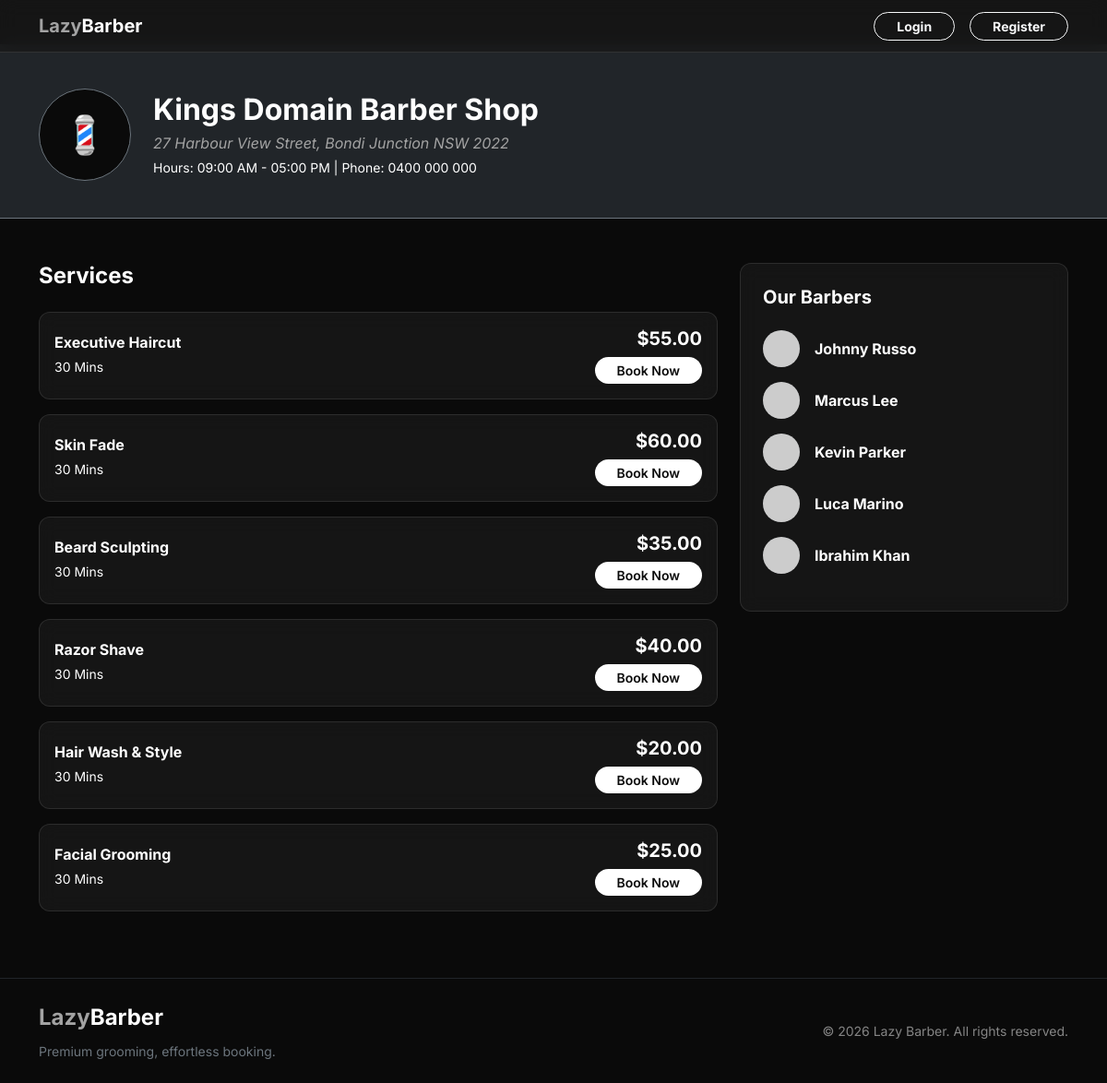
/final_lazy_barber/shop_profile.php?id=11, run on the app's committed database.
### tables this page shows
CREATE TABLE `shops` (
  `shopid` int(11) NOT NULL,
  `name` varchar(255) NOT NULL,
  `address` varchar(255) NOT NULL,
  `suburb` varchar(100) NOT NULL,
  `open_time` varchar(100) DEFAULT '09:00 AM - 05:00 PM',
  `phone` varchar(20) DEFAULT '0400 000 000',
  `is_active` tinyint(1) DEFAULT 1,
  `created_at` timestamp NOT NULL DEFAULT current_timestamp(),
  `avatar` varchar(255) DEFAULT NULL
);

CREATE TABLE `services` (
  `serviceid` int(11) NOT NULL,
  `shopid` int(11) DEFAULT NULL,
  `name` varchar(255) NOT NULL,
  `description` text DEFAULT NULL,
  `price_aud` decimal(10,2) NOT NULL,
  `duration_minutes` int(11) NOT NULL,
  `is_active` tinyint(1) DEFAULT 1
);

CREATE TABLE `users` (
  `userid` int(11) NOT NULL,
  `name` varchar(255) NOT NULL,
  `email` varchar(255) NOT NULL,
  `password_hash` varchar(255) NOT NULL,
  `phone` varchar(20) DEFAULT NULL,
  `role` enum('customer','barber') DEFAULT 'customer',
  `is_shopowner` tinyint(1) DEFAULT 0,
  `shopid` int(11) DEFAULT NULL,
  `is_active` tinyint(1) DEFAULT 1,
  `created_at` timestamp NOT NULL DEFAULT current_timestamp(),
  `avatar` varchar(255) DEFAULT NULL
);

### final_lazy_barber/shop_profile.php (the view, shortened to what this page needs)
<?php
require_once 'config/database.php';
$shopid = $_GET['id'];
$stmt = $pdo->prepare("SELECT * FROM SHOPS WHERE shopid = ?");
$stmt->execute([$shopid]);
$shop = $stmt->fetch();
$srvStmt = $pdo->prepare("SELECT * FROM SERVICES WHERE shopid = ?");
$srvStmt->execute([$shopid]);
$services = $srvStmt->fetchAll();
$barberStmt = $pdo->prepare("SELECT userid, name FROM USERS WHERE shopid = ? AND role = 'barber'");
$barberStmt->execute([$shopid]);
$barbers = $barberStmt->fetchAll();
include 'includes/header.php';
?>
<div class="bg-dark pt-5 pb-4 mt-5 border-bottom border-secondary position-relative overflow-hidden">
    <div class="container position-relative" style="z-index: 2;">
        <div class="d-flex align-items-center mb-3">
            <div class="bg-black rounded-circle me-4 border border-secondary" style="width: 100px; height: 100px; display: flex; align-items: center; justify-content: center;">
                <span class="text-white fs-1">&#128136;</span>
            </div>
            <div>
                <h2 class="text-white fw-bold mb-1"><?php echo htmlspecialchars($shop['name']); ?></h2>
                <p class="text-light-grey mb-1"><i class="text-grey"><?php echo htmlspecialchars($shop['address']); ?></i></p>
                <p class="text-light-grey small mb-0">Hours: <?php echo htmlspecialchars($shop['open_time']); ?> | Phone: <?php echo htmlspecialchars($shop['phone']); ?></p>
            </div>
        </div>
    </div>
</div>
<div class="container py-5">
    <div class="row">
        <div class="col-md-8 mb-4">
            <h4 class="text-white fw-bold mb-4">Services</h4>
            <div class="row g-3">
                <?php foreach($services as $service): ?>
                <div class="col-12">
                    <div class="glass-card p-3 d-flex justify-content-between align-items-center">
                        <div>
                            <h6 class="text-white fw-bold mb-1"><?php echo htmlspecialchars($service['name']); ?></h6>
                            <small class="text-light-grey"><?php echo $service['duration_minutes']; ?> Mins</small>
                        </div>
                        <div class="text-end">
                            <h5 class="text-white fw-bold mb-2">$<?php echo number_format($service['price_aud'], 2); ?></h5>
                            <button class="btn btn-primary-custom btn-sm px-4 rounded-pill" onclick="startBooking(<?php echo $service['serviceid']; ?>, '<?php echo htmlspecialchars(addslashes($service['name'])); ?>', <?php echo $service['price_aud']; ?>)">Book Now</button>
                        </div>
                    </div>
                </div>
                <?php endforeach; ?>
            </div>
        </div>
        <div class="col-md-4">
            <div class="glass-card p-4 sticky-top" style="top: 100px;">
                <h5 class="text-white fw-bold mb-4">Our Barbers</h5>
                <ul class="list-unstyled mb-0">
                    <?php foreach($barbers as $barber): ?>
                        <li class="d-flex align-items-center mb-3">
                            <div class="bg-dark rounded-circle me-3" style="width: 40px; height: 40px; display: flex; align-items: center; justify-content: center; overflow: hidden;">
                                <img src="https://ui-avatars.com/api/?name=<?php echo urlencode($barber['name']); ?>&background=random&color=fff" alt="Barber" style="width: 100%; height: 100%; object-fit: cover;">
                            </div>
                            <span class="text-light-grey fw-bold"><?php echo htmlspecialchars($barber['name']); ?></span>
                        </li>
                    <?php endforeach; ?>
                </ul>
            </div>
        </div>
    </div>
</div>
<?php include 'includes/footer.php'; ?>

### final_lazy_barber/includes/header.php (shortened to what this page needs)
<!DOCTYPE html>
<html lang="en">
<head>
    <link href="https://cdn.jsdelivr.net/npm/bootstrap@5.3.0/dist/css/bootstrap.min.css" rel="stylesheet">
    <link rel="stylesheet" href="css/style.css">
</head>
<body>
    <nav class="navbar navbar-expand-lg navbar-dark glass-nav fixed-top">
        <div class="container">
            <a class="navbar-brand fw-bold text-white" href="index.php">
                <span class="text-grey">Lazy</span>Barber
            </a>
            <div class="collapse navbar-collapse" id="navbarNav">
                <ul class="navbar-nav ms-auto align-items-center">
                    <?php if(isset($_SESSION['userid'])): ?>
                        <li class="nav-item">
                            <a class="nav-link" href="<?php echo ($_SESSION['role'] === 'barber') ? 'barber_dashboard.php' : 'dashboard.php'; ?>">Dashboard</a>
                        </li>
                        <li class="nav-item">
                            <a class="btn btn-outline-light btn-sm ms-3" href="logout.php">Logout</a>
                        </li>
                    <?php else: ?>
                        <li class="nav-item">
                            <a class="btn btn-outline-light btn-sm ms-3 fw-bold px-4 rounded-pill" href="login.php">Login</a>
                        </li>
                        <li class="nav-item">
                            <a class="btn btn-outline-light btn-sm ms-3 fw-bold px-4 rounded-pill" href="login.php?action=register">Register</a>
                        </li>
                    <?php endif; ?>
                </ul>
            </div>
        </div>
    </nav>
    <main class="main-content">

### final_lazy_barber/includes/footer.php (shortened to what this page needs)
    </main>
    <footer class="footer mt-auto py-4 bg-black text-white-50 border-top border-dark">
        <div class="container text-center">
            <div class="row align-items-center">
                <div class="col-md-4 text-md-start mb-3 mb-md-0">
                    <a class="navbar-brand fw-bold text-white fs-4" href="index.php">
                        <span class="text-grey">Lazy</span>Barber
                    </a>
                    <p class="small mt-2 mb-0 text-secondary">Premium grooming, effortless booking.</p>
                </div>
                <div class="col-md-4 text-md-end">
                    <p class="small mb-0">&copy; <?php echo date('Y'); ?> Lazy Barber. All rights reserved.</p>
                </div>
            </div>
        </div>
    </footer>
</body>
</html>

### final_lazy_barber/css/style.css (style rules this page uses)
:root { --black: #0a0a0a; --dark-grey: #1a1a1a; --grey: #404040; --light-grey: #a3a3a3; --white: #ffffff; --glass-bg: rgba(26, 26, 26, 0.7); --glass-border: rgba(255, 255, 255, 0.1); }
body { font-family: 'Inter', sans-serif; background-color: var(--black); color: var(--white); display: flex; flex-direction: column; min-height: 100vh; }
.text-grey { color: var(--light-grey) !important; }
.bg-black { background-color: var(--black) !important; }
.glass-nav { background: var(--glass-bg); backdrop-filter: blur(10px); -webkit-backdrop-filter: blur(10px); border-bottom: 1px solid var(--glass-border); }
.glass-card { background: var(--glass-bg); backdrop-filter: blur(10px); -webkit-backdrop-filter: blur(10px); border: 1px solid var(--glass-border); border-radius: 12px; }
.btn-primary-custom { background-color: var(--white); color: var(--black); border: none; font-weight: 600; transition: all 0.3s ease; }
.main-content { flex: 1; }

### data on the page
shops: name "Kings Domain Barber Shop", address "27 Harbour View Street, Bondi Junction NSW 2022", open_time "09:00 AM - 05:00 PM", phone "0400 000 000"
services: name "Executive Haircut", duration_minutes "30", price_aud "55.00"
services: name "Skin Fade", duration_minutes "30", price_aud "60.00"
services: name "Beard Sculpting", duration_minutes "30", price_aud "35.00"
services: name "Razor Shave", duration_minutes "30", price_aud "40.00"
services: name "Hair Wash & Style", duration_minutes "30", price_aud "20.00"
services: name "Facial Grooming", duration_minutes "30", price_aud "25.00"
users: name "Johnny Russo"
users: name "Marcus Lee"
users: name "Kevin Parker"
users: name "Luca Marino"
users: name "Ibrahim Khan"
